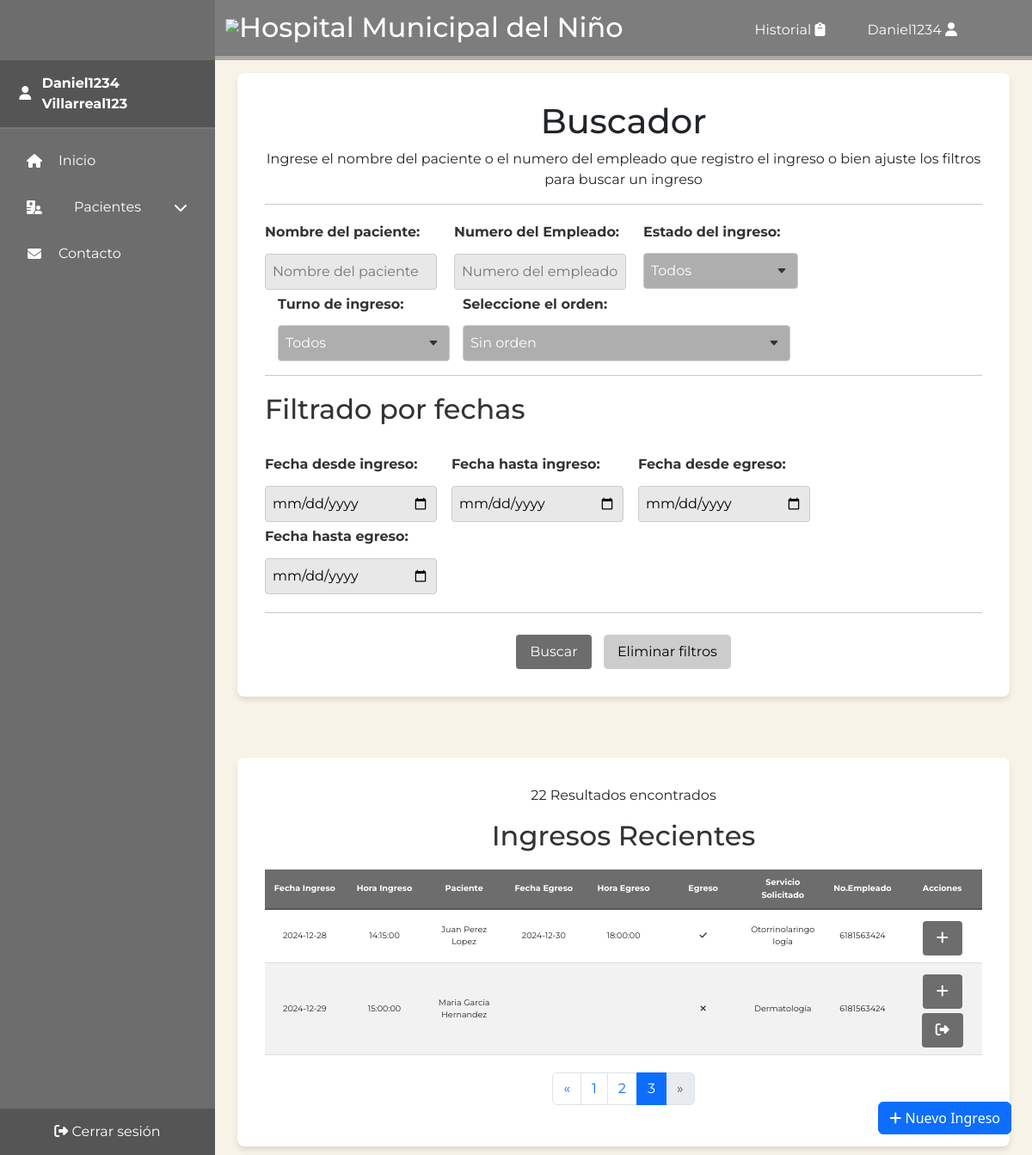
The page /src/views/ingresos.php?pagina=3 (signed in) on the database its author committed.
### tables this page shows
CREATE TABLE `ingresos` (
  `idIngreso` int(11) NOT NULL,
  `fechaIngreso` date DEFAULT NULL,
  `horaIngreso` time DEFAULT NULL,
  `fechaEgreso` date DEFAULT NULL,
  `horaEgreso` time DEFAULT NULL,
  `egreso` tinyint(1) DEFAULT NULL,
  `motivo` text DEFAULT NULL,
  `servicioSolicita` varchar(50) DEFAULT NULL,
  `turno` enum('MATUTINO','VESPERTINO','NOCTURNO') NOT NULL,
  `fkIdPaciente` int(11) DEFAULT NULL,
  `fkIdUsuario` int(11) DEFAULT NULL
);

CREATE TABLE `paciente` (
  `idPaciente` int(11) NOT NULL,
  `noRegistro` varchar(10) NOT NULL,
  `curp` varchar(110) NOT NULL,
  `nombres` varchar(50) DEFAULT NULL,
  `apellidoPaterno` varchar(50) DEFAULT NULL,
  `apellidoMaterno` varchar(50) DEFAULT NULL,
  `fechaNacimiento` date DEFAULT NULL,
  `pais` varchar(50) NOT NULL,
  `estado` varchar(50) NOT NULL,
  `municipio` varchar(50) NOT NULL,
  `sexo` enum('MASCULINO','FEMENINO') DEFAULT NULL,
  `edad` int(11) DEFAULT NULL,
  `calleDireccion` varchar(50) NOT NULL,
  `numeroDireccion` varchar(50) NOT NULL,
  `coloniaDireccion` varchar(50) NOT NULL,
  `derechoHabiente` varchar(20) DEFAULT NULL,
  `dx` text NOT NULL,
  `observaciones` text NOT NULL,
  `status` tinyint(1) NOT NULL
);

CREATE TABLE `empleado` (
  `idEmpleado` int(11) NOT NULL,
  `nombres` varchar(50) NOT NULL,
  `apellidoPaterno` varchar(50) NOT NULL,
  `apellidoMaterno` varchar(50) NOT NULL,
  `calleDireccion` varchar(50) NOT NULL,
  `numeroDireccion` varchar(50) NOT NULL,
  `coloniaDireccion` varchar(50) NOT NULL,
  `telefono` varchar(10) NOT NULL,
  `email` varchar(50) NOT NULL,
  `especialidad` enum('CARDIOLOGIA','PEDIATRIA','NEUROLOGIA') NOT NULL
);

### src/views/ingresos.php (the view, shortened to what this page needs)
<?php
include_once('cabecera.php');
include_once('../controladores/tabla_ingresos.php');
?>
<section class="main-content">
    <div class="content-grid">
        <div class="contentbox patient-info">
            <h1>Buscador</h1>
            <p>Ingrese el nombre del paciente o el numero del empleado que registro el ingreso o bien ajuste los filtros para buscar un ingreso</p>
            <hr>
            <form method="GET" action="ingresos.php">
                <div class="form-row">
                    <div class="form-group-filter">
                        <label>Nombre del paciente:</label>
                        <input type="text" placeholder="Nombre del paciente" name="buscar" id="buscar" value="<?php echo $_GET["buscar"] ?? ''; ?>">
                    </div>
                    <div class="form-group-filter">
                        <label>Numero del Empleado:</label>
                        <input type="text" placeholder="Numero del empleado" name="buscarempleado" id="buscarempleado" value="<?php echo $_GET["buscarempleado"] ?? ''; ?>">
                    </div>
                    <div class="form-group-filter">
                        <label>Estado del ingreso:</label>
                        <select name="estadoingreso" id="status-item" id="estadoingreso">
                            <option value="">Todos</option>
                        </select>
                    </div>
                    <div class="form-group-filter" style="margin-left: 15px;">
                        <label>Turno de ingreso:</label>
                        <select name="turnoingreso" id="status-item" id="turnoingreso">
                            <option value="">Todos</option>
                        </select>
                    </div>
                    <div class="form-group-filter" style="margin-left: 15px;">
                        <label>Seleccione el orden:</label>
                        <select name="orden" id="status-item" id="orden" style="min-width: 300px;">
                            <option value="">Sin orden</option>
                        </select>
                    </div>
                </div>
                <hr>
                <div class="form-row">
                    <div class="form-group-filter">
                        <h2>Filtrado por fechas</h2>
                    </div>
                </div>
                <div class="form-row">
                    <div class="form-group-filter">
                        <label>Fecha desde ingreso:</label>
                        <input type="date" placeholder="Fecha de ingreso desde" name="buscarfechadesdeingreso" id="buscarfechadesdeingreso" style="margin-right: 50px;" value="<?php echo $_GET["buscarfechadesdeingreso"] ?? ''; ?>">
                    </div>
                    <div class="form-group-filter">
                        <label>Fecha hasta ingreso:</label>
                        <input type="date" placeholder="Fecha de ingreso hasta" name="buscarfechahastaingreso" id="buscarfechahastaingreso" style="margin-right: 50px;" value="<?php echo $_GET["buscarfechahastaingreso"] ?? ''; ?>">
                    </div>
                    <div class="form-group-filter">
                        <label>Fecha desde egreso:</label>
                        <input type="date" placeholder="Fecha de egreso desde" name="buscarfechadesdeegreso" id="buscarfechadesdeegreso" style="margin-right: 50px;" value="<?php echo $_GET["buscarfechadesdeegreso"] ?? ''; ?>">
                    </div>
                    <div class="form-group-filter">
                        <label>Fecha hasta egreso:</label>
                        <input type="date" placeholder="Fecha de hasta hasta" name="buscarfechahastaegreso" id="buscarfechahastaegreso" style="margin-right: 50px;" value="<?php echo $_GET["buscarfechahastaegreso"] ?? ''; ?>">
                    </div>
                </div>
                <hr>
                <button type="submit">Buscar</button>
                <a href="ingresos.php" class="btn-reset">Eliminar filtros</a>
            </form>
        </div>
    </div>
</section>
<section class="main-content">
    <div class="content-grid">
        <div class="contentbox patient-info">
            <p><?php echo $rowCount ?> Resultados encontrados</p>
            <h2>Ingresos Recientes</h2>
            <table class="recent-changes-history-table" id="tabla_ingresos">
                <thead>
                    <tr>
                        <th>Fecha Ingreso</th>
                        <th>Hora Ingreso</th>
                        <th>Paciente</th>
                        <th>Fecha Egreso</th>
                        <th>Hora Egreso</th>
                        <th>Egreso</th>
                        <th>Servicio Solicitado</th>
                        <th>No.Empleado</th>
                        <th>Acciones</th>
                    </tr>
                </thead>
                <tbody>
                    <?php
                    foreach ($ingresos as $ingreso) {
                    ?>
                        <tr>
                            <td><?php echo $ingreso['fechaIngreso'] ?></td>
                            <td><?php echo $ingreso['horaIngreso'] ?></td>
                            <td><?php echo $ingreso['nombrePaciente'] . " " . $ingreso['apellidoPaternoPaciente'] . " " . $ingreso['apellidoMaternoPaciente'] ?></td>
                            <td><?php echo $ingreso['fechaEgreso'] ?></td>
                            <td><?php echo $ingreso['horaEgreso'] ?></td>
                            <td><?php
                                if ($ingreso['egreso'] == 1) {
                                ?> <i class="fa-solid fa-check"></i>
                                <?php
                                } else {
                                ?> <i class="fa-solid fa-xmark"></i>
                                <?php
                                }
                                ?></td>
                            <td><?php echo $ingreso['servicioSolicita'] ?></td>
                            <td><?php echo $ingreso['idEmpleado'] ?></td>
                            <td>
                                <?php if (isset($ingreso['fkIdPaciente'])): ?>
                                    <button title="Mas informacion" type="button" class="btn btn-primary" data-bs-toggle="modal" data-bs-target="#exampleModalCenter" data-fk-id-paciente="<?php echo $ingreso['fkIdPaciente']; ?>"><i class="fa-solid fa-plus"></i></button>
                                                        <?php include('pacientes_emergente.php'); ?>
                                <?php else: ?>
                                    <span>No disponible</span>
                                <?php endif; ?>
                                <?php
                                if ($ingreso['egreso'] == 1) {
                                ?>
                                <?php
                                } else {
                                ?>
                                    <form method="post" action="../controladores/marcar_salida.php" class="form-marcar-salida">
                                        <button title="Registrar salida" type="button" class="btn btn-primary btn-marcar-salida">
                                            <i class="fa-solid fa-right-from-bracket"></i>
                                        </button>
                                    </form>
                                <?php
                                }
                                ?>
                            </td>
                        </tr>
                    <?php } ?>
                </tbody>
            </table>
            <nav aria-label="Page navigation">
                <ul class="pagination justify-content-center">
                    <li class="page-item <?php echo $pagina <= 1 ? 'disabled' : ''; ?>">
                        <a class="page-link" href="?<?php echo http_build_query(array_merge($_GET, ['pagina' => $pagina - 1])); ?>" aria-label="Previous">
                            <span aria-hidden="true">&laquo;</span>
                        </a>
                    </li>
                    <?php for ($i = 1; $i <= $paginas_totales; $i++): ?>
                        <li class="page-item <?php echo $i == $pagina ? 'active' : ''; ?>">
                            <a class="page-link" href="?<?php echo http_build_query(array_merge($_GET, ['pagina' => $i])); ?>"><?php echo $i; ?></a>
                        </li>
                    <?php endfor; ?>
                    <li class="page-item <?php echo $pagina >= $paginas_totales ? 'disabled' : ''; ?>">
                        <a class="page-link" href="?<?php echo http_build_query(array_merge($_GET, ['pagina' => $pagina + 1])); ?>" aria-label="Next">
                            <span aria-hidden="true">&raquo;</span>
                        </a>
                    </li>
                </ul>
            </nav>
        </div>
    </div>
</section>
</body>
</html>

### src/controladores/tabla_ingresos.php (shortened to what this page needs)
<?php
try {
    $conn = new conn();
    $pdo = $conn->connect();
    $registros_por_pagina = 10;
    $pagina = isset($_GET['pagina']) ? (int)$_GET['pagina'] : 1;
    $offset = ($pagina - 1) * $registros_por_pagina;
    $query = "
        SELECT ingresos.*,
            paciente.nombres AS nombrePaciente,
            paciente.apellidoPaterno AS apellidoPaternoPaciente,
            paciente.apellidoMaterno AS apellidoMaternoPaciente,
            empleado.nombres AS nombreEmpleado,
            empleado.apellidoPaterno AS apellidoPaternoEmpleado,
            empleado.telefono AS idEmpleado
        FROM ingresos
        JOIN paciente ON ingresos.fkIdPaciente = paciente.idPaciente
        JOIN usuarios ON ingresos.fkIdUsuario = usuarios.idUsuario
        JOIN empleado ON usuarios.fkIdEmpleado = empleado.idEmpleado
        WHERE 1=1
    ";
    $query .= " LIMIT :limit OFFSET :offset";
    $stmt = $pdo->prepare($query);
    $stmt->bindValue(':limit', (int)$registros_por_pagina, PDO::PARAM_INT);
    $stmt->bindValue(':offset', (int)$offset, PDO::PARAM_INT);
    $stmt->execute();
    $ingresos = $stmt->fetchAll(PDO::FETCH_ASSOC);
    $countQuery = "
        SELECT COUNT(*)
        FROM ingresos
        JOIN paciente ON ingresos.fkIdPaciente = paciente.idPaciente
        JOIN usuarios ON ingresos.fkIdUsuario = usuarios.idUsuario
        JOIN empleado ON usuarios.fkIdEmpleado = empleado.idEmpleado
        WHERE 1=1
    ";
    $stmtCount = $pdo->prepare($countQuery);
    $stmtCount->execute();
    $rowCount = $stmtCount->fetchColumn();
    $paginas_totales = ceil($rowCount / $registros_por_pagina);
} catch (\Throwable $th) {
    echo "<script src='https://cdn.jsdelivr.net/npm/sweetalert2@11'></script>
          <script>
              Swal.fire({
                  icon: 'error',
                  title: 'Error en la obtención de los registros',
                  text: 'Porfavor intente con otro registro o mas tarde',
                  confirmButtonText: 'OK'
              }).then(() => {
                  window.location.href = '../views/ingresos.php';
              });
          </script>";
    exit();
}
foreach ($ingresos as $ingreso) {
    echo "Nombre: " . htmlspecialchars($ingreso['nombrePaciente']);
}
?>

### css/estilos.css (style rules this page uses)
* { margin: 0; padding: 0; box-sizing: border-box; font-family: "Montserrat", sans-serif; }
body { background-size: 100vw 100vh; background-repeat: no-repeat; padding-left: 250px; }
table { width: 80%; border-collapse: collapse; margin: 20px auto; table-layout: fixed; }
thead th { background-color: #6d6d6d; color: white; padding: 10px; border-bottom: 2px solid #555; text-size-adjust: auto; }
tbody td { word-wrap: break-word; overflow-wrap: break-word; white-space: normal; padding: 10px; border-bottom: 1px solid #ddd; }
tbody tr:nth-child(even) { background-color: #f2f2f2; }
input[type="text"], input[type="date"], input[type="number"], textarea { width: 100%; padding: 5px; margin: 5px 0; border: 1px solid #ccc; border-radius: 5px; box-sizing: border-box; }
.recent-changes-history-table { width: 100%; }
@media (max-width: 1300px) { .recent-changes-history-table { font-size: 0.6rem; } }
@media (max-width: 1300px) { .recent-changes-history-table th, .recent-changes-history-table td { padding: 8px; } }
button { padding: 10px 15px; margin-right: 10px; border: none; border-radius: 5px; background-color: #080808; color: white; cursor: pointer; font-size: 14px; transition: background-color 0.3s ease; }
.btn-reset { display: inline-block; padding: 0.5rem 1rem; background-color: #ccc; color: #000; text-decoration: none; border-radius: 5px; margin-left: 10px; }

### css/inicio.css (style rules this page uses)
section { min-height: 1vmax; min-width: 4vmax; margin-left: 0; display: flex; justify-content: space-evenly; align-items: center; flex-wrap: wrap; padding: 10px; background: #f8f3e9; }
.content-grid { display: grid; grid-template-columns: repeat(auto-fit, minmax(400px, 1fr)); gap: 4rem; margin-top: 2rem; width: 100%; margin-right: 1rem; margin-left: 1rem; }
.contentbox { background-color: white; border-radius: 8px; padding: 1.5rem; box-shadow: 0 4px 6px rgba(0,0,0,0.1); margin-top: 1.2rem; text-align: center; margin-bottom: 0px; }
.contentbox h2, .contentbox h3 { margin-bottom: 1rem; color: #333; }
.contentbox button { background-color: #6d6d6d; color: white; border: none; margin-top: 5px; padding: 0.5rem 1rem; border-radius: 4px; cursor: pointer; transition: background-color 0.3s; }
.contentbox input { background-color: #aeaeae49; color: black; border: none; padding: 0.5rem 1rem; border-radius: 4px; transition: background-color 0.3s; width: 100%; max-width: 200px; }
.contentbox select { background-color: #aeaeae; color: white; border: none; padding: 0.5rem 1rem; border-radius: 4px; cursor: pointer; transition: background-color 0.3s; width: 100%; }

### css/pacientes.css (style rules this page uses)
.patient-info { padding: 2rem; }
.form-row { display: flex; flex-wrap: wrap; margin-bottom: 1rem; }
.form-group-filter label { display: block; margin-bottom: 0.5rem; font-weight: bold; color: #333; text-align: left; margin-right: 20px; }
.form-group-filter input, .form-group-filter select, .form-group-filter textarea { width: 100%; padding: 0.5rem; border: 1px solid #ccc; border-radius: 4px; font-size: 1rem; text-align: left; margin-right: 20px; }
.form-group-filter select { appearance: none; background-repeat: no-repeat; background-position: right 0.75rem center; background-size: 12px; padding-right: 2rem; text-align: left; margin-right: 20px; margin-top: 4px; }
section hr { margin-bottom: 20px; }

### rows shown on the page
ingresos: fkIdPaciente.nombres "Juan", fechaIngreso "2024-12-28", horaIngreso "14:15:00", fkIdPaciente.apellidoPaterno "Perez", fkIdPaciente.apellidoMaterno "Lopez", fechaEgreso "2024-12-30", horaEgreso "18:00:00", egreso 1 (drawn), servicioSolicita "Otorrinolaringología", empleado.telefono "6181563424"
ingresos: fkIdPaciente.nombres "Maria", fechaIngreso "2024-12-29", horaIngreso "15:00:00", fkIdPaciente.apellidoPaterno "Garcia", fkIdPaciente.apellidoMaterno "Hernandez", egreso 0 (drawn), servicioSolicita "Dermatología", empleado.telefono "6181563424"

### other values the page prints
$_SESSION['nombreEmpleado'] "Daniel1234"
$_SESSION['apellidoPaternoEmpleado'] "Villarreal123"
$rowCount "22"
